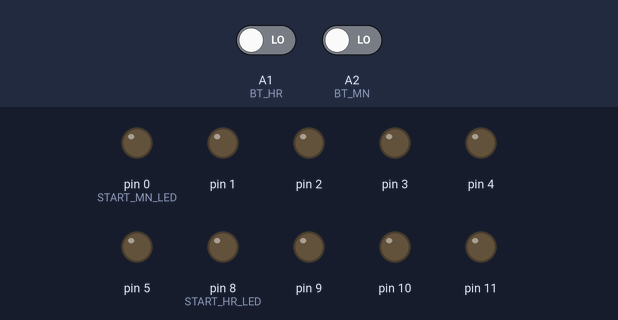
A sketch run on a simulated Arduino Uno, built with avr-gcc and run on an emulated ATmega328P. Shown: output pins drawn as LEDs (lit = HIGH). Inputs (shaded band) come from the test bench; at power-on: A1 (BT_HR) LOW, A2 (BT_MN) LOW.

Above: at 1.2 s.
1.3 s: A1 (BT_HR) driven HIGH
At 1.6 s:
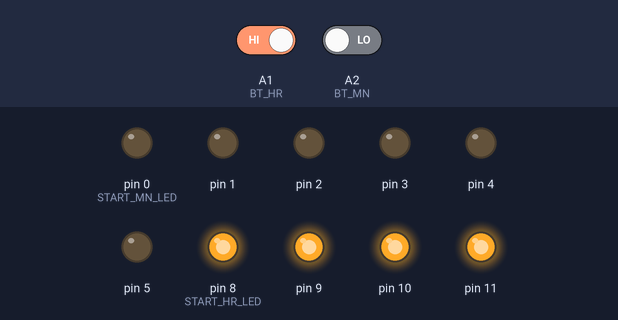
2.8 s: A2 (BT_MN) driven HIGH
At 3.9 s:
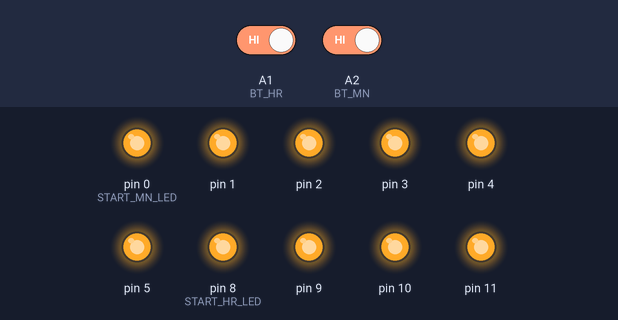
4.3 s: A1 (BT_HR) driven LOW
At 5.1 s:
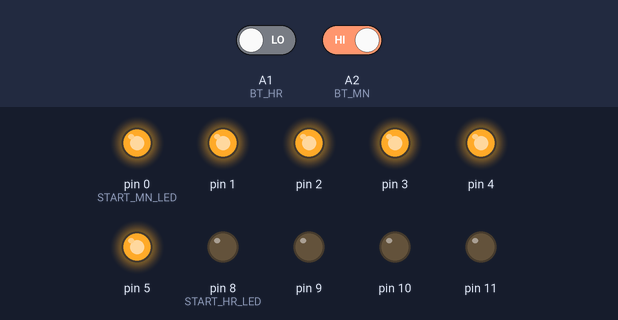
5.8 s: A2 (BT_MN) driven LOW
At 6.3 s:
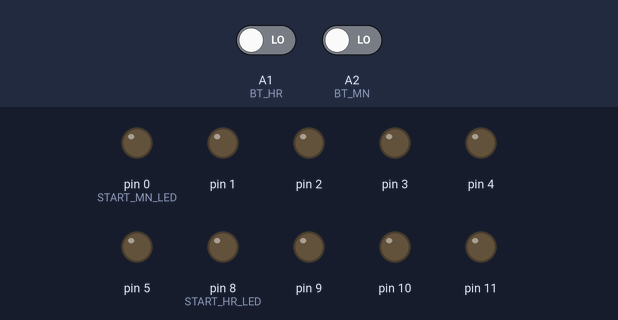
Timing chart, 0 to 8.3 s (numbered marks = the images above; inputs shaded):
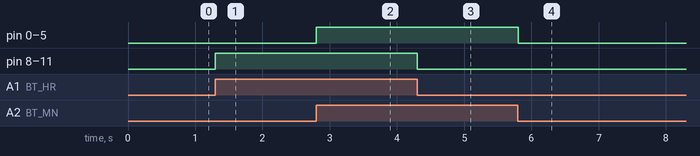

Measured:
- after the input at 1.3 s, pin 8 (START_HR_LED), pin 9–11: LOW → HIGH at once
- after the input at 2.8 s, pin 0 (START_MN_LED), pin 1–5: LOW → HIGH at once
- after the input at 4.3 s, pin 8 (START_HR_LED), pin 9–11: HIGH → LOW at once
- after the input at 5.8 s, pin 0 (START_MN_LED), pin 1–5: HIGH → LOW at once

The sketch:

test_clock_hw.ino
```cpp
int START_MN_LED = 0;
int START_HR_LED = 8;

int NB_MN_LED = 6;
int NB_HR_LED = 4;

#define BT_MN A2
#define BT_HR A1

// the setup routine runs once when you press reset:
void setup() {
  pinMode(BT_MN, INPUT);
  pinMode(BT_HR, INPUT);

  // initialize the digital pin as an output.
  int i;

  for (i = START_MN_LED; i < START_MN_LED + NB_MN_LED; i++) {
      pinMode(i, OUTPUT);
  }
  for (i = START_HR_LED; i < START_HR_LED + NB_HR_LED; i++) {
      pinMode(i, OUTPUT);
  }
}

void loop()  {
  int i;
  int do_hr = digitalRead(BT_HR);
  int do_mn = digitalRead(BT_MN);

  for (i = 0; i < NB_MN_LED; i++) {
    digitalWrite(START_MN_LED + i, do_mn ? HIGH: LOW);
  }
  for (i = 0; i < NB_HR_LED; i++) {
    digitalWrite(START_HR_LED + i, do_hr ? HIGH: LOW);
  }
  delay(100);
}
```
